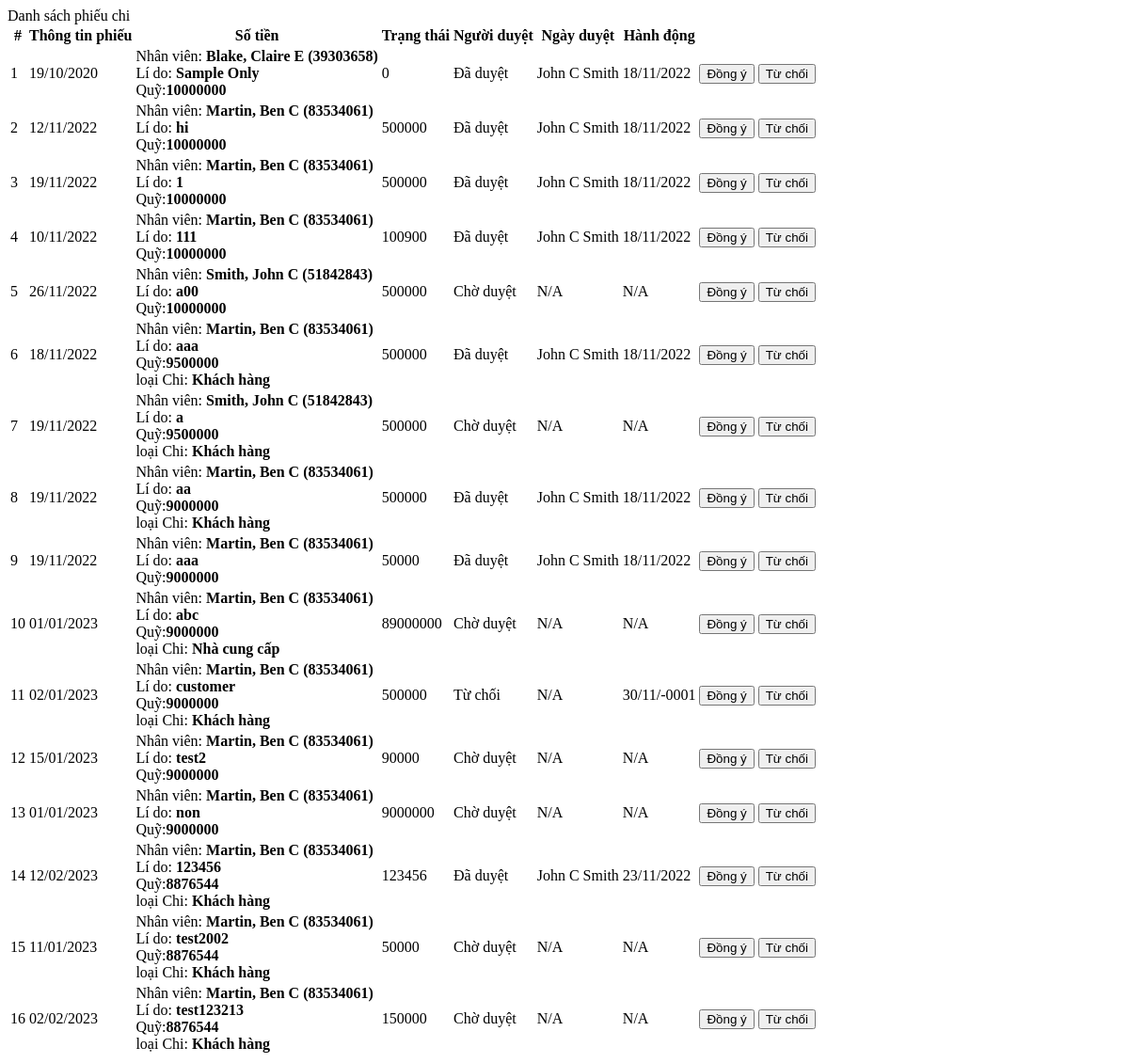
/applications.php, run on an earlier commit of the app's database.
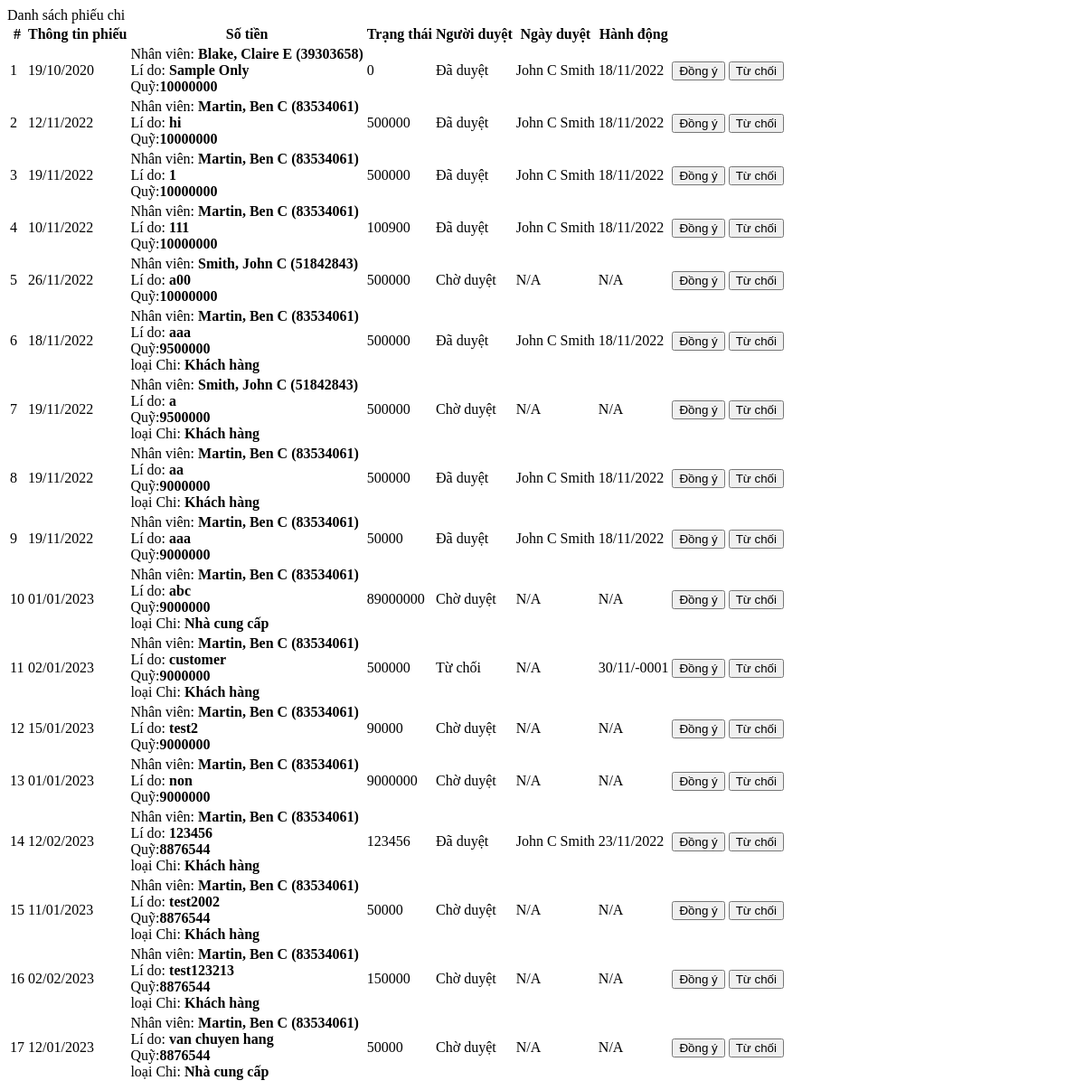
And on a later commit of the database.
### tables this page shows
CREATE TABLE `leave_list` (
  `id` int(30) NOT NULL,
  `employee_id` int(30) NOT NULL,
  `customer_id` int(11) NOT NULL,
  `supplier_id` int(11) NOT NULL,
  `leave_type_id` int(30) NOT NULL,
  `date_from` date NOT NULL,
  `money` int(11) NOT NULL,
  `type` tinyint(4) NOT NULL DEFAULT 1 COMMENT '1 = Thu, 2= Chi KH, 3 = Chi NCC, 4 = Chi',
  `reason` text NOT NULL,
  `status` tinyint(1) NOT NULL DEFAULT 0 COMMENT '0=pending,1= approved,2 = disapproved',
  `approved_by` int(30) NOT NULL,
  `date_approved` date NOT NULL,
  `date_created` date NOT NULL DEFAULT current_timestamp(),
  `quy` int(30) DEFAULT NULL
);

CREATE TABLE `employee_details` (
  `id` int(30) NOT NULL,
  `user_id` int(30) NOT NULL,
  `employee_id` varchar(200) NOT NULL,
  `lastname` text NOT NULL,
  `firstname` text NOT NULL,
  `middlename` text NOT NULL,
  `address` text NOT NULL,
  `contact` text NOT NULL,
  `department_id` int(30) NOT NULL,
  `position_id` int(30) NOT NULL,
  `type` tinyint(1) NOT NULL DEFAULT 5 COMMENT '1=Pricipal, 2=  Department Head , 3=Manager, 4 = supervisor,5 = regular',
  `manager_id` int(30) NOT NULL,
  `supervisor_id` int(30) NOT NULL
);

### applications.php (the view, shortened to what this page needs)
<?php include 'db_connect.php' ?>
<div class="container-fluid">
	<div class="col-lg-12">
		<div class="card">
			<div class="card-header">Danh sách phiếu chi</div>
			<div class="card-body">
				<table class="table table-bordered">
					<thead>
						<tr>
							<th>#</th>
							<th>Thông tin phiếu</th>
							<th>Số tiền</th>
							<th>Trạng thái</th>
							<th>Người duyệt</th>
							<th>Ngày duyệt</th>
							<th>Hành động</th>
						</tr>
					</thead>
					<tbody>
					    <?php  $quy=10000000; ?>
						<?php
						$i = 1;
						$qry = $conn->query("SELECT ll.*,concat(e.lastname,', ',e.firstname,' ',e.middlename) as name,e.employee_id as eID FROM leave_list ll inner join employee_details e on e.id = ll.employee_id where ll.employee_id != '".$_SESSION['details']['id']."' $where ");
						while($row=$qry->fetch_assoc()):
							$action_by = 'N/A';
							if($row['status'] > 0){
								$emp = $conn->query("SELECT *,concat(firstname,' ',middlename,' ',lastname) as name from employee_details where id = ".$row['approved_by']);
								if($emp->num_rows > 0 ){
									$action_by = ucwords($emp->fetch_array()['name']);
								}
							}
						?>
						<tr>
							<td class="text-center"><?php echo $i++ ?></td>
							<td>
								<?php echo date("d/m/Y",strtotime($row['date_from'])) ?>
							</td>
							<td>
								<p>Nhân viên: <b><?php echo ucwords($row['name']). " (".$row['eID'].")" ?></b></p>
								<p>Lí do: <b><?php  echo ($row['reason']) ?></b></p>
								<p>Quỹ:<b><?php  if($row['type'] == 2 && $row['status'] == 1) {$quy=$quy-$row['money'];} echo $quy; ?></b></p>
								<?php if($row['type'] == 2): ?>
									<p>loại Chi: <b>Khách hàng</b></p>
								<?php elseif($row['type'] == 3): ?>
									<p>loại Chi: <b>Nhà cung cấp</b></b></p>
								<?php endif; ?>
							</td>
							<td>
								<?php echo $row['money'] ?>
							</td>
							<td class="text-center">
								<?php if($row['status'] == 0): ?>
									<span class="badge badge-primary">Chờ duyệt</span>
								<?php elseif($row['status'] == 1): ?>
									<span class="badge badge-success">Đã duyệt</span>
								<?php elseif($row['status'] == 2): ?>
									<span class="badge badge-success">Từ chối</span>
								<?php endif; ?>
							</td>
							<td>
								<?php echo $action_by ?>
							</td>
							<td><?php echo $row['status'] > 0 ? date("d/m/Y",strtotime($row['date_approved'])) : 'N/A' ?></td>
							<td class="text-center">
								<button class="btn btn-sm btn-outline-primary approved_leave" type="button" data-id="<?php echo $row['id'] ?>" >Đồng ý </button>
								<button class="btn btn-sm btn-outline-danger decline_leave" type="button" data-id="<?php echo $row['id'] ?>">Từ chối</button>
							</td>
						</tr>
					<?php endwhile;?>
					</tbody>
				</table>
			</div>
		</div>
	</div>
</div>

What changed in the data, as far as the page shows it:
added leave_list: date_from "12/01/2023", name "Martin, Ben C", employee_details.employee_id "83534061", reason "van chuyen hang", quy "8876544", shows "loại Chi:", type "Nhà cung cấp", money "50000", status "Chờ duyệt", action_by "N/A"
